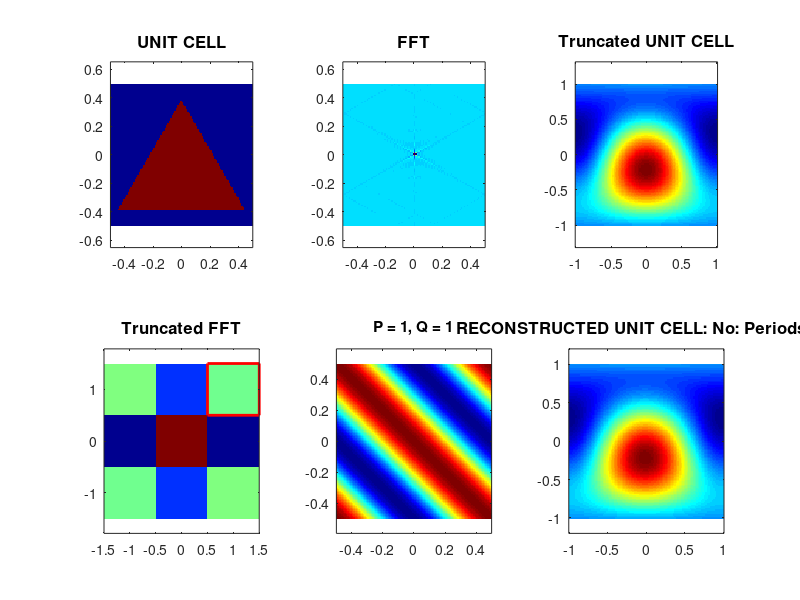

The MATLAB source for this figure:
%% SEssion 3 

% INITIALIZE 
clc
close all 
clear 

% FIGURE 
figure('Color', 'w', 'Units', 'normalized', 'OuterPosition',  [ 0 0 1 1])

%%%%%%%%%%%%%%%%%%%%%%% 
%%   DASHBOARD 
%%%%%%%%%%%%%%%%%%%%%%%

%%% GRATING PARAMETER
a    = 1;         %% period of grating 
NRES = 100;        %% resolution

% SPATIAL HARMONICS PARAMETERS 
NP   = 3;  % p in the reciprocal space
NQ   = 3;  % q in the reciprocal space
NumS = 1;  % number of cells
%%%%%%%%%%%%%%%%%%%%%%%%%%%%%%%%%%
%%   BUILD GRID FOR CALCULATION  
%%%%%%%%%%%%%%%%%%%%%%%%%%%%%%%%%%

%GRID SIZE

Sx = NumS*a;  % horizontal scale 
Sy = Sx;   % vertical '
dx = a/NRES; 
dy = a/NRES; 
Nx = ceil(Sx/dx); 
Ny = ceil(Sy/dy); 
dx = Sx/Nx; 
dy = Sy/Ny; 

% Generate Axis 
xa = [0:Nx-1]*dx; xa = xa-mean(xa); 
ya = [0:Ny-1]*dy; ya = ya-mean(ya); 

% Meshgrid Calculation

[Y, X] = meshgrid(ya, xa); 

%%%%%%%%%%%%%%%%%%%%%%% 
%%   BUILD UNIT CELL 
%%%%%%%%%%%%%%%%%%%%%%%

% UNIT CELL PARAMETERS 
w = .9*Sx; 
h = w*sqrt(3)/2;  

ny = round(h/dy); 
ny1 = 1+ floor((Ny-ny)/2); 
ny2 = ny1 + ny -1;

% GENERATING UNIT CELL
UC = zeros(Nx, Ny);

for ny = ny1:ny2
    f  = 1- (ny-ny1 + 1)/(ny2-ny1 + 1); 
    nx = round(f*w/dx); 
    nx1 = 1+ floor((Nx-nx)/2); 
    nx2 = nx1 + nx -1;
    
    UC(nx1:nx2, ny) = 1; 
end 

%% SHOW UNIT CELL 
subplot(231);
h = imagesc(xa, ya, UC'); 
h2 = get(h, 'Parent'); 
set(h2, 'YDir', 'normal'); 
colormap('jet'); 
axis equal tight; 
title('UNIT CELL', 'FontSize', 12); 


% GENERATE FFT OF UNIT CELL

UCF = fftshift(fftn(UC))/(Nx*Ny); 

    
%% SHOW  
subplot(232);
h = imagesc(xa, ya, real(UCF)'); 
h2 = get(h, 'Parent'); 
set(h2, 'YDir', 'normal'); 
colormap('jet'); 
axis equal tight; 
title('FFT', 'FontSize', 12); 


p0 = 1+ceil(Nx/2);
q0 = 1+ceil(Ny/2); 
np1 = p0 - floor(NP/2); 
np2 = p0 + floor(NP/2); 
nq1 = q0 - floor(NQ/2); 
nq2 = q0 + floor(NQ/2); 

% TRUNCATION SECTION 
UCT = UCF(np1:np2, nq1:nq2); 

pa = [-floor(NP/2):floor(NP/2)];
qa = [-floor(NQ/2):floor(NQ/2)]; 

KX = 2*pi*pa/a; 
KY = 2*pi*qa/a; 

[KY, KX] = meshgrid(KY, KX); 

% Quick way for IFFT
UCA = zeros(Nx, Ny); 
UCA(np1:np2, nq1:nq2) = UCT; 
UCI = ifft2(ifftshift(UCA))*(Nx*Ny); 

%% SHOW  
subplot(233);
h = imagesc(pa, qa, real(UCI)'); 
h2 = get(h, 'Parent'); 
set(h2, 'YDir', 'normal'); 
colormap('jet'); 
axis equal tight; 
title('Truncated UNIT CELL', 'FontSize', 12);


%% BRUTE FORCE METHOD
UCK = zeros(Nx, Ny); 
for nq = 1:NQ
    for np = 1:NP
        % CALCULATE PHASOR GRATING
        G = exp(1i *(KX(np, nq)*X + KY(np, nq)*Y)); 
        
        % ADD GRATING TO OVERALL UNIT CELL
        UCK = UCK + UCT(np, nq)*G;  
        
      
        % show Truncated FFT 
        %% SHOW  
        subplot(234);
        h = imagesc(pa, qa, real(UCT')); 
        h2 = get(h, 'Parent'); 
        set(h2, 'YDir', 'normal'); 
        colormap('jet'); 
        axis equal tight; 
        title('Truncated FFT', 'FontSize', 12);
        hold on 
        x = pa(np) -0.5 + [ 0 1 1 0 0]; 
        y = qa(nq) -0.5 + [0, 0, 1, 1 0]; 
        line(x,y, 'Color', 'r', 'LineWidth', 2); 
        hold off 
        %% SHOW 
        
        subplot(235);
        h = imagesc(xa, ya, real(G)'); 
        h2 = get(h, 'Parent'); 
        set(h2, 'YDir', 'normal'); 
        colormap('jet'); 
        axis equal tight; 
        title([ 'P = ' num2str(pa(np)) ', Q = ' num2str(qa(nq))]); 
        
        
          subplot(236);
        h = imagesc(pa, qa, ifftshift(real((UCK)'))); 
        h2 = get(h, 'Parent'); 
        set(h2, 'YDir', 'normal'); 
        colormap('jet'); 
        axis equal tight; 
        title(['RECONSTRUCTED UNIT CELL: No: Periods = ' num2str(NumS)], 'FontSize', 12);
        
        % FORCE MATLAB TO DRAW 
        drawnow(); 
    end 
    
    
end 

